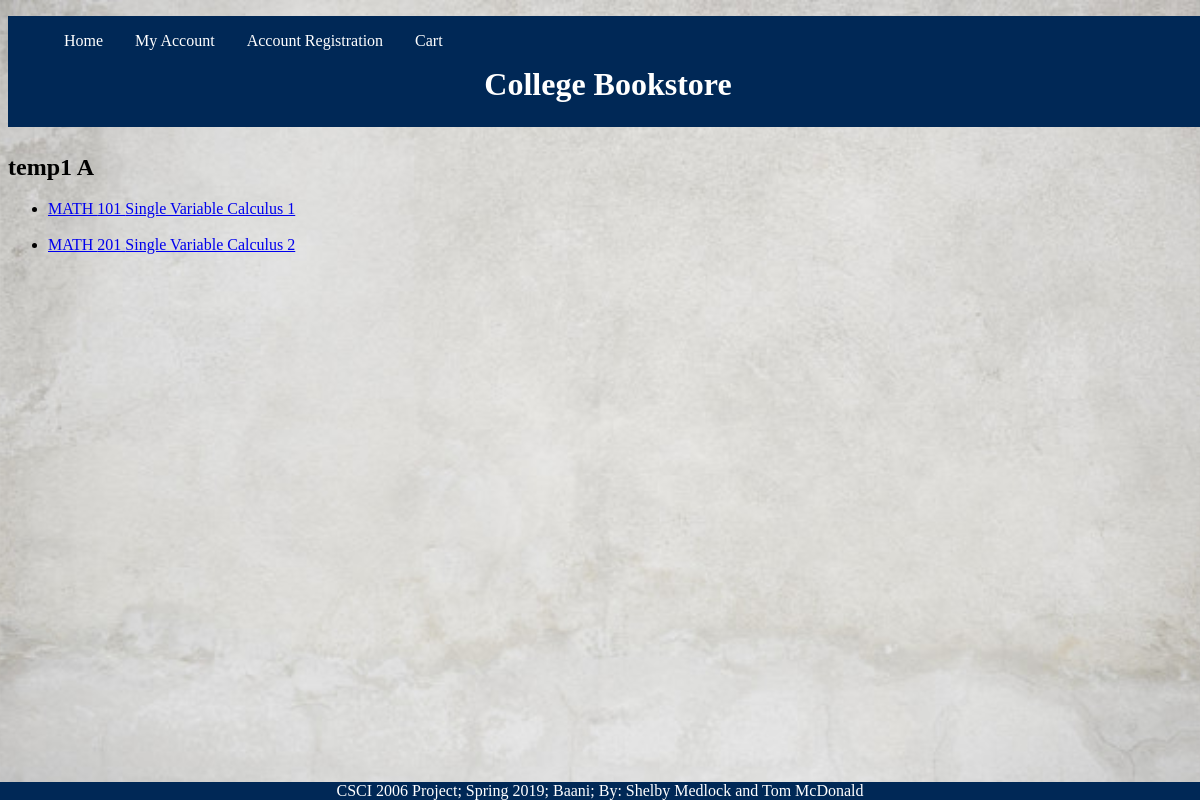
/instructorPage.php?id=1, run on the app's committed database.
### tables this page shows
CREATE TABLE `instructors` (
  `firstName` varchar(255) DEFAULT NULL,
  `lastName` varchar(255) DEFAULT NULL,
  `instructorId` int(11) NOT NULL
);

CREATE TABLE `subjects` (
  `title` varchar(255) DEFAULT NULL,
  `category` varchar(255) DEFAULT NULL,
  `subjectId` int(11) NOT NULL,
  `instructorId` int(11) NOT NULL
);

### includes/config.inc.php (called while the page is built, shortened)
<?php
spl_autoload_register(function ($class) {
    $file = 'lib/' . $class . '.class.php';
});
?>

### lib/InstructorDB.class.php (called while the page is built, shortened)
<?php
  class InstructorDB{
    private $pdo = null;
    private static $baseSQL = "SELECT * FROM Instructors";
    public function __construct($connection){
      $this->pdo = $connection;
    }
    public function findById($id){
      $sql = self::$baseSQL.' WHERE instructorId='.$id;
      $statement = DatabaseHelper::runQuery($this->pdo, $sql, Array($id));
      return $statement->fetch();
    }
  }
?>

### lib/DatabaseHelper.class.php (called while the page is built, shortened)
<?php
class DatabaseHelper {
    public static function runQuery($pdo, $sql, $parameters=array())     {
        if (!is_array($parameters)) {
            $parameters = array($parameters);
        }
        $statement = null;
        if (count($parameters) > 0) {
            $statement = $pdo->prepare($sql);
            $executedOk = $statement->execute($parameters);
        } else {
            $statement = $pdo->query($sql);
            if (!$statement) {
                throw new PDOException;
            }
        }
        return $statement;
    }
}
?>

### lib/SubjectDB.class.php (called while the page is built, shortened)
<?php
  class SubjectDB{
    private $pdo = null;
    private static $baseSQL = "SELECT * FROM Subjects";
    private static $constraint = " order by category";
    public function __construct($connection) {
        $this->pdo = $connection;
    }
    public function getAll(){
      $sql = self::$baseSQL.self::$constraint;
      $statement = DatabaseHelper::runQuery($this->pdo, $sql, null);
      return $statement;
    }
  }
?>

### instructorPage.php (the view, shortened to what this page needs)
<?php
	include "includes/config.inc.php";
	$instructorId = null;
	if(isset($_GET['id'])){
		$instructorId = $_GET['id'];
	}
	$instructors = new InstructorDB($pdo);
	$subjects = new SubjectDB($pdo);
	$allSubjects = $subjects->getAll();
	$instructor = $instructors->findById($instructorId);
	$instructorName = $instructor['firstName']." ".$instructor['lastName'];
?>
<!DOCTYPE html>
<html lang="en">
	<head>
		<link href="css/mainStyles.css" rel="stylesheet"/>
	</head>
	<body>
		<?php include "includes/header.inc.php";?>
		<article>
			<?php
				echo "<h2>".$instructorName."</h2>";
			?>
			<ul>
				<?php
				foreach ($allSubjects as $item) {
					if ($item['instructorId'] == $instructorId) {
						echo "<li><a href=\"bookPage.php?id=".$item['subjectId']."\">".$item['category']." ".$item['subjectId']." ".$item['title']."</a></li><br>";
					}
				}
				?>
			</ul>
		</article>
		<?php include "includes/footer.inc.php";?>
	</body>
</html>

### css/mainStyles.css (style rules this page uses)
body { background-image: url("../images/background.png"); background-size: 100%; width: 100%; }

### data on the page
instructors: instructorName "temp1 A"
subjects: category "MATH", subjectId "101", title "Single Variable Calculus 1"
subjects: category "MATH", subjectId "201", title "Single Variable Calculus 2"
